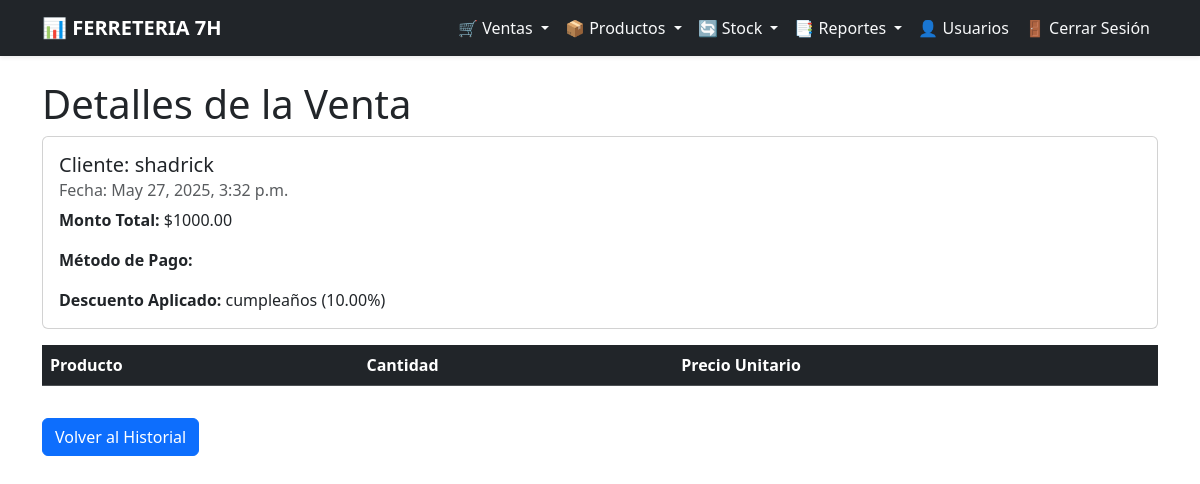
/sales/sales/view/1/ (signed in), run on the app's committed database.
### sales/models.py (models this page shows, shortened)
class Venta(models.Model):
    usuario = models.ForeignKey(User, on_delete=models.CASCADE)
    cliente = models.ForeignKey(Cliente, on_delete=models.SET_NULL, null=True)
    producto = models.ForeignKey(Producto, on_delete=models.CASCADE, null=True, blank=True)
    cantidad = models.PositiveIntegerField(default=1)
    pago = models.ForeignKey(Pago, on_delete=models.CASCADE, null=True, blank=True)
    descuento = models.ForeignKey(Descuento, on_delete=models.SET_NULL, null=True, blank=True)
    monto_total = models.DecimalField(max_digits=10, decimal_places=2)
    fecha = models.DateTimeField(auto_now_add=True)

class Cliente(models.Model):
    nombre = models.CharField(max_length=255)
    email = models.EmailField(blank=True, null=True, unique=False)  # Ya no es único cuando está vacío
    telefono = models.CharField(max_length=20, blank=True, default="")

class Descuento(models.Model):
    nombre = models.CharField(max_length=100)
    porcentaje = models.DecimalField(
        max_digits=5,
        decimal_places=2,
        validators=[MinValueValidator(1), MaxValueValidator(100)]  # Limita entre 1 y 100
    )

### sales/views.py (the view)
# urls.py: path("sales/view/<int:venta_id>/", ViewSale.as_view(), name="view_sale"),
@method_decorator(login_required, name='dispatch')
class ViewSale(View):
    def get(self, request, venta_id):
        venta = get_object_or_404(Venta, id=venta_id)
        return render(request, "view_sale.html", {"venta": venta})

### sales/templates/view_sale.html (shortened to what this page needs)
{% extends 'base.html' %}
{% block content %}
<div class="container mt-4">
    <h1>Detalles de la Venta</h1>
    <div class="card">
        <div class="card-body">
            <h5 class="card-title">Cliente: {{ venta.cliente.nombre }}</h5>
            <h6 class="card-subtitle mb-2 text-muted">Fecha: {{ venta.fecha }}</h6>
            <p class="card-text"><strong>Monto Total:</strong> ${{ venta.monto_total }}</p>
            <p class="card-text"><strong>Método de Pago:</strong> {{ venta.pago.tipo_pago.nombre }}</p>
            <p class="card-text"><strong>Descuento Aplicado:</strong> {{ venta.descuento.nombre }} ({{ venta.descuento.porcentaje }}%)</p>
        </div>
    </div>
    <table class="table mt-3">
        <thead class="table-dark">
            <tr>
                <th>Producto</th>
                <th>Cantidad</th>
                <th>Precio Unitario</th>
            </tr>
        </thead>
    </table>
    <a href="{% url 'sales_history' %}" class="btn btn-primary mt-3">Volver al Historial</a>
</div>
{% endblock %}

### data on the page
Venta: cliente.nombre "shadrick", fecha "May 27, 2025, 3:32 p.m.", monto_total "1000.00", descuento.nombre "cumpleaños", descuento.porcentaje "10.00"
